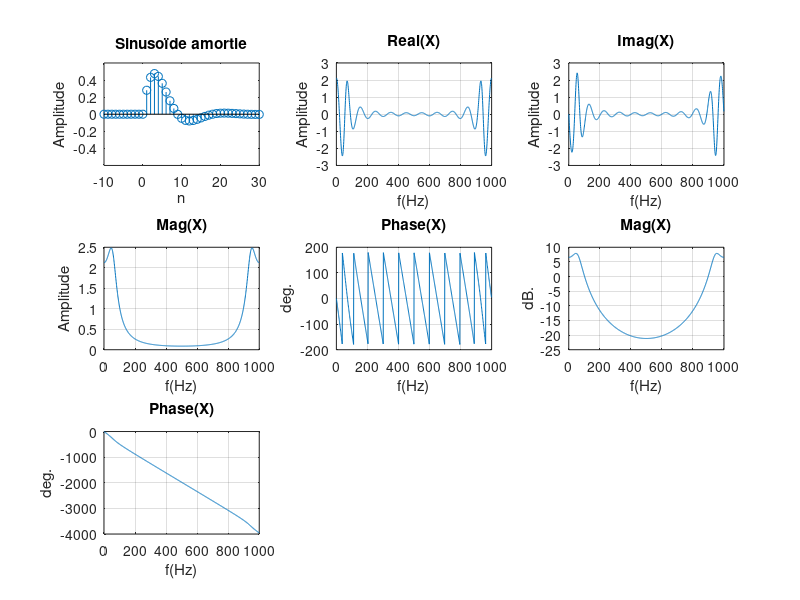

MATLAB code to generate this figure:
%signal sinusoïdal amorti
t=-10:1000;u=[t>0];s=sin(0.35*t);
x=exp(-0.2*t).*s.*u;
subplot(3,3,1);
stem(t,x);
axis([-10 30 -0.6 0.6]);
title('Sinusoïde amortie');
xlabel('n');
ylabel('Amplitude');
%spectre
X=fft(x);
rX=real(X);
iX=imag(X);
N=length(t);
f=(0:N-1)*1000/N; 
% réalisation de la plage de fréquence
subplot(3,3,2)
plot(f,rX);
title('Real(X)');
xlabel('f(Hz)');
ylabel('Amplitude');grid;
subplot(3,3,3);
plot(f,iX);
title('Imag(X)');
xlabel('f(Hz)');
ylabel('Amplitude');
grid;
rho=abs(X);
theta=angle(X); %en radians
theta1=180*theta/pi; 
%en degres
subplot(3,3,4);
plot(f,rho);
title('Mag(X)');
xlabel('f(Hz)');
ylabel('Amplitude');
grid;
subplot(3,3,5);
plot(f,theta1);
title('Phase(X)');
xlabel('f(Hz)');
ylabel('deg.');

grid;
 
rho1=20*log10(rho);
theta2=180*unwrap(theta)/pi;
subplot(3,3,6);
plot(f,rho1);
title('Mag(X)');
xlabel('f(Hz)');
ylabel('dB.');
grid;
subplot(3,3,7);
plot(f,theta2);
title('Phase(X)');
xlabel('f(Hz)');
ylabel('deg.');
grid;
